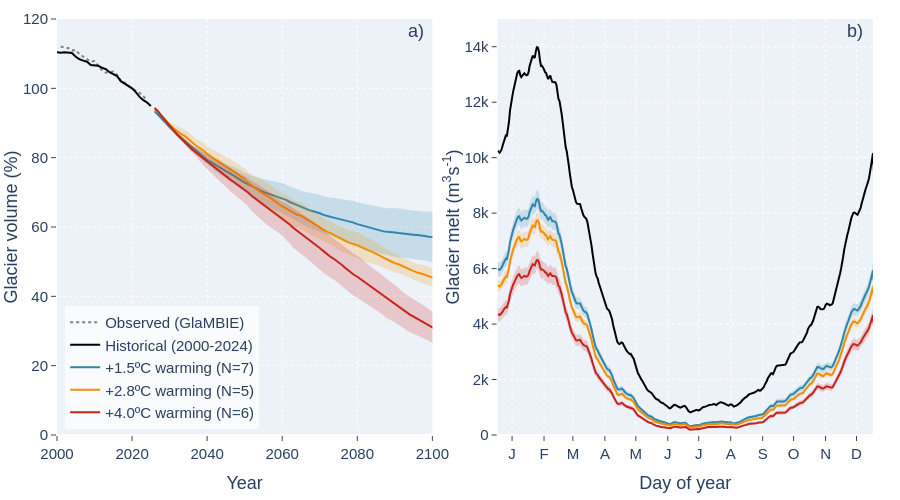

The cell this chart's notebook holds for it:
### Markdown cell above
## Plot

### Code cell
colors = ['#2E86AB',  '#F18F01', "#C7231D"]  # Blue, Yellow, Red

# Create subplots with 1 row and 2 columns
fig = make_subplots(rows=1, cols=2, horizontal_spacing=0.08)

# Plot observed data from glambie_data
fig.add_trace(go.Scatter(
    x=glambie_data.index,
    y=glambie_data['volume_norm'] * 100,
    mode='lines',
    name='Observed (GlaMBIE)',
    line=dict(color='grey', width=2, dash='dot')
), row=1, col=1)

# First subplot - Historical data
fig.add_trace(go.Scatter(
    x=hist_data.time, 
    y=hist_data.values * 100, 
    mode='lines',
    name='Historical (2000-2024)',
    line=dict(color='black', width=2)
), row=1, col=1)

fig.add_trace(go.Scatter(
    x=glacier_hist_data.dayofyear, 
    y=glacier_hist_data.values, 
    mode='lines',
    showlegend=False,
    line=dict(color='black', width=2)
), row=1, col=2)

# Plot future scenarios with confidence intervals for both subplots
for i, warming_level in enumerate(warming_levels):
    # First subplot data
    mean_data_vol = future_data_mean.sel(warming_level=warming_level)
    std_data_vol = future_data_sd.sel(warming_level=warming_level)
    
    # Second subplot data
    mean_data_melt = whatif_data_mean.sel(warming_level=warming_level)
    std_data_melt = whatif_data_sd.sel(warming_level=warming_level)
    
    # Convert hex to rgba for fillcolor
    hex_color = colors[i].lstrip('#')
    rgb = tuple(int(hex_color[j:j+2], 16) for j in (0, 2, 4))
    rgba_color = f'rgba({rgb[0]}, {rgb[1]}, {rgb[2]}, 0.2)'
    
    # First subplot - Volume confidence interval
    upper_vol = (mean_data_vol + std_data_vol) * 100
    lower_vol = (mean_data_vol - std_data_vol) * 100
    
    fig.add_trace(go.Scatter(
        x=list(mean_data_vol.time) + list(mean_data_vol.time)[::-1],
        y=list(upper_vol.values) + list(lower_vol.values)[::-1],
        fill='toself',
        fillcolor=rgba_color,
        line=dict(color='rgba(255,255,255,0)'),
        showlegend=False,
        hoverinfo="skip",
        name=f'+{warming_level} warming (±1σ)'
    ), row=1, col=1)
    
    # First subplot - Volume mean line
    fig.add_trace(go.Scatter(
        x=mean_data_vol.time, 
        y=mean_data_vol.values * 100,  # Convert to percentage
        mode='lines',
        name=f'+{warming_level} warming (N={ensemble_sizes[i]})',
        line=dict(color=colors[i], width=2)
    ), row=1, col=1)
    
    # Second subplot - Melt confidence interval
    upper_melt = mean_data_melt + std_data_melt
    lower_melt = mean_data_melt - std_data_melt
    
    fig.add_trace(go.Scatter(
        x=list(mean_data_melt.dayofyear) + list(mean_data_melt.dayofyear)[::-1],
        y=list(upper_melt.values) + list(lower_melt.values)[::-1],
        fill='toself',
        fillcolor=rgba_color,
        line=dict(color='rgba(255,255,255,0)'),
        showlegend=False,
        hoverinfo="skip",
        name=f'+{warming_level} warming (±1σ)'
    ), row=1, col=2)
    
    # Second subplot - Melt mean line
    fig.add_trace(go.Scatter(
        x=mean_data_melt.dayofyear, 
        y=mean_data_melt.values,
        mode='lines',
        name=f'+{warming_level} warming (N={ensemble_sizes[i]})',
        line=dict(color=colors[i], width=2),
        showlegend=False
    ), row=1, col=2)


# Update x and y axes
fig.update_xaxes(title_text='Year', griddash="dot", range=[2000, 2100], ticks="outside", row=1, col=1)
fig.update_xaxes(
    title_text='Day of year',
    griddash="dot",
    ticks="outside",
    tickvals=[15,46,74,105,135,166,196,227,258,288,319,349],
    ticktext=["J", "F", "M", "A", "M", "J", "J", "A", "S", "O", "N", "D"],
    range=[1, 365],
    row=1, col=2
)

fig.update_yaxes(title_text='Glacier volume (%)', title_standoff=0, range=[0, 120], griddash="dot", ticks="outside", row=1, col=1)
fig.update_yaxes(title_text='Glacier melt (m<sup>3</sup>s<sup>-1</sup>)', title_standoff=0, range = [0, 15000], griddash="dot", ticks="outside", row=1, col=2)

# Add subplot annotations
fig.add_annotation(text="a)", xref="paper", yref="paper", x=0.44, y=1, showarrow=False, font=dict(size=18))
fig.add_annotation(text="b)", xref="paper", yref="paper", x=0.99, y=1, showarrow=False, font=dict(size=18))

# Update layout
fig.update_layout(
    width=900,
    height=500, font_family="Arial",
    font=dict(size=15),
    plot_bgcolor="rgba(229,236,246,0.7)",
    margin=dict(l=10, r=10, b=10, t=10),
    legend=dict(yanchor="top", y=0.31, x=0.01, bgcolor="rgba(255,255,255,0.7)"))

fig.write_image("figures/fig_glacier_evolution.svg", width=900, height=500)
fig.show()

### Figure 1 — Plotly figure (JSON) as saved in the notebook; plotly's stock layout.template omitted (floating-point values rounded to 4 significant figures; data arrays with more than 128 entries replaced by an {"elided": "..."} marker saying what was removed)
{"data": [{"line": {"color": "grey", "dash": "dot", "width": 2}, "mode": "lines", "name": "Observed (GlaMBIE)", "type": "scatter", "x": [2001.0, 2002.0, 2003.0, 2004.0, 2005.0, 2006.0, 2007.0, 2008.0, 2009.0, 2010.0, 2011.0, 2012.0, 2013.0, 2014.0, 2015.0, 2016.0, 2017.0, 2018.0, 2019.0, 2020.0, 2021.0, 2022.0, 2023.0, 2024.0], "xaxis": "x", "y": [112.1, 111.7, 111.6, 111.0, 111.0, 109.8, 109.2, 108.3, 107.7, 107.9, 106.7, 105.2, 104.5, 104.7, 104.8, 103.9, 102.3, 101.7, 100.7, 100.0, 99.31, 98.71, 97.69, 96.46], "yaxis": "y"}, {"line": {"color": "black", "width": 2}, "mode": "lines", "name": "Historical (2000-2024)", "type": "scatter", "x": [2000.0, 2001.0, 2002.0, 2003.0, 2004.0, 2005.0, 2006.0, 2007.0, 2008.0, 2009.0, 2010.0, 2011.0, 2012.0, 2013.0, 2014.0, 2015.0, 2016.0, 2017.0, 2018.0, 2019.0, 2020.0, 2021.0, 2022.0, 2023.0, 2024.0, 2025.0], "xaxis": "x", "y": [110.4, 110.3, 110.4, 110.3, 110.2, 109.1, 108.4, 108.0, 107.7, 106.7, 106.7, 106.5, 105.9, 105.6, 104.6, 104.2, 103.5, 102.1, 101.4, 100.7, 100.0, 98.91, 97.53, 96.58, 95.93, 94.89], "yaxis": "y"}, {"line": {"color": "black", "width": 2}, "mode": "lines", "showlegend": false, "type": "scatter", "x": {"elided": "366 int values"}, "xaxis": "x2", "y": {"elided": "366 float values"}, "yaxis": "y2"}, {"fill": "toself", "fillcolor": "rgba(46, 134, 171, 0.2)", "hoverinfo": "skip", "line": {"color": "rgba(255,255,255,0)"}, "name": "+1.5ºC warming (±1σ)", "showlegend": false, "type": "scatter", "x": {"elided": "152 int values"}, "xaxis": "x", "y": {"elided": "152 float values"}, "yaxis": "y"}, {"line": {"color": "#2E86AB", "width": 2}, "mode": "lines", "name": "+1.5ºC warming (N=7)", "type": "scatter", "x": [2026.0, 2027.0, 2028.0, 2029.0, 2030.0, 2031.0, 2032.0, 2033.0, 2034.0, 2035.0, 2036.0, 2037.0, 2038.0, 2039.0, 2040.0, 2041.0, 2042.0, 2043.0, 2044.0, 2045.0, 2046.0, 2047.0, 2048.0, 2049.0, 2050.0, 2051.0, 2052.0, 2053.0, 2054.0, 2055.0, 2056.0, 2057.0, 2058.0, 2059.0, 2060.0, 2061.0, 2062.0, 2063.0, 2064.0, 2065.0, 2066.0, 2067.0, 2068.0, 2069.0, 2070.0, 2071.0, 2072.0, 2073.0, 2074.0, 2075.0, 2076.0, 2077.0, 2078.0, 2079.0, 2080.0, 2081.0, 2082.0, 2083.0, 2084.0, 2085.0, 2086.0, 2087.0, 2088.0, 2089.0, 2090.0, 2091.0, 2092.0, 2093.0, 2094.0, 2095.0, 2096.0, 2097.0, 2098.0, 2099.0, 2100.0, 2101.0], "xaxis": "x", "y": [93.38, 92.34, 91.05, 90.03, 88.84, 87.71, 86.72, 85.78, 84.86, 83.89, 82.79, 82.02, 81.18, 80.25, 79.38, 78.76, 78.16, 77.52, 76.8, 76.15, 75.53, 74.81, 74.23, 73.57, 72.8, 72.3, 71.67, 71.13, 70.61, 70.15, 69.75, 69.39, 69.03, 68.59, 68.31, 67.82, 67.21, 66.75, 66.14, 65.71, 65.34, 64.93, 64.63, 64.35, 63.96, 63.48, 63.11, 62.87, 62.63, 62.35, 62.05, 61.92, 61.66, 61.26, 60.82, 60.52, 60.18, 59.9, 59.57, 59.3, 59.11, 58.74, 58.61, 58.59, 58.42, 58.26, 58.2, 58.01, 57.93, 57.79, 57.67, 57.43, 57.39, 57.21, 57.11, 57.04], "yaxis": "y"}, {"fill": "toself", "fillcolor": "rgba(46, 134, 171, 0.2)", "hoverinfo": "skip", "line": {"color": "rgba(255,255,255,0)"}, "name": "+1.5ºC warming (±1σ)", "showlegend": false, "type": "scatter", "x": {"elided": "732 int values"}, "xaxis": "x2", "y": {"elided": "732 float values"}, "yaxis": "y2"}, {"line": {"color": "#2E86AB", "width": 2}, "mode": "lines", "name": "+1.5ºC warming (N=7)", "showlegend": false, "type": "scatter", "x": {"elided": "366 int values"}, "xaxis": "x2", "y": {"elided": "366 float values"}, "yaxis": "y2"}, {"fill": "toself", "fillcolor": "rgba(241, 143, 1, 0.2)", "hoverinfo": "skip", "line": {"color": "rgba(255,255,255,0)"}, "name": "+2.8ºC warming (±1σ)", "showlegend": false, "type": "scatter", "x": {"elided": "152 int values"}, "xaxis": "x", "y": {"elided": "152 float values"}, "yaxis": "y"}, {"line": {"color": "#F18F01", "width": 2}, "mode": "lines", "name": "+2.8ºC warming (N=5)", "type": "scatter", "x": [2026.0, 2027.0, 2028.0, 2029.0, 2030.0, 2031.0, 2032.0, 2033.0, 2034.0, 2035.0, 2036.0, 2037.0, 2038.0, 2039.0, 2040.0, 2041.0, 2042.0, 2043.0, 2044.0, 2045.0, 2046.0, 2047.0, 2048.0, 2049.0, 2050.0, 2051.0, 2052.0, 2053.0, 2054.0, 2055.0, 2056.0, 2057.0, 2058.0, 2059.0, 2060.0, 2061.0, 2062.0, 2063.0, 2064.0, 2065.0, 2066.0, 2067.0, 2068.0, 2069.0, 2070.0, 2071.0, 2072.0, 2073.0, 2074.0, 2075.0, 2076.0, 2077.0, 2078.0, 2079.0, 2080.0, 2081.0, 2082.0, 2083.0, 2084.0, 2085.0, 2086.0, 2087.0, 2088.0, 2089.0, 2090.0, 2091.0, 2092.0, 2093.0, 2094.0, 2095.0, 2096.0, 2097.0, 2098.0, 2099.0, 2100.0, 2101.0], "xaxis": "x", "y": [93.78, 93.12, 91.97, 90.64, 89.52, 88.47, 87.64, 86.87, 86.29, 85.33, 84.41, 83.52, 82.79, 82.09, 81.1, 80.19, 79.57, 78.86, 78.17, 77.51, 76.95, 76.27, 75.34, 74.53, 73.8, 72.68, 71.84, 71.09, 70.3, 69.65, 69.05, 68.32, 67.47, 66.61, 65.92, 65.39, 64.7, 64.03, 63.53, 63.24, 62.57, 61.82, 61.13, 60.54, 59.86, 59.23, 58.6, 58.18, 57.55, 56.91, 56.41, 55.89, 55.41, 55.11, 54.73, 54.23, 53.67, 53.27, 52.81, 52.35, 51.75, 51.18, 50.6, 50.15, 49.55, 49.26, 48.72, 48.25, 47.77, 47.26, 46.85, 46.61, 46.22, 45.8, 45.47, 45.19], "yaxis": "y"}, {"fill": "toself", "fillcolor": "rgba(241, 143, 1, 0.2)", "hoverinfo": "skip", "line": {"color": "rgba(255,255,255,0)"}, "name": "+2.8ºC warming (±1σ)", "showlegend": false, "type": "scatter", "x": {"elided": "732 int values"}, "xaxis": "x2", "y": {"elided": "732 float values"}, "yaxis": "y2"}, {"line": {"color": "#F18F01", "width": 2}, "mode": "lines", "name": "+2.8ºC warming (N=5)", "showlegend": false, "type": "scatter", "x": {"elided": "366 int values"}, "xaxis": "x2", "y": {"elided": "366 float values"}, "yaxis": "y2"}, {"fill": "toself", "fillcolor": "rgba(199, 35, 29, 0.2)", "hoverinfo": "skip", "line": {"color": "rgba(255,255,255,0)"}, "name": "+4.0ºC warming (±1σ)", "showlegend": false, "type": "scatter", "x": {"elided": "152 int values"}, "xaxis": "x", "y": {"elided": "152 float values"}, "yaxis": "y"}, {"line": {"color": "#C7231D", "width": 2}, "mode": "lines", "name": "+4.0ºC warming (N=6)", "type": "scatter", "x": [2026.0, 2027.0, 2028.0, 2029.0, 2030.0, 2031.0, 2032.0, 2033.0, 2034.0, 2035.0, 2036.0, 2037.0, 2038.0, 2039.0, 2040.0, 2041.0, 2042.0, 2043.0, 2044.0, 2045.0, 2046.0, 2047.0, 2048.0, 2049.0, 2050.0, 2051.0, 2052.0, 2053.0, 2054.0, 2055.0, 2056.0, 2057.0, 2058.0, 2059.0, 2060.0, 2061.0, 2062.0, 2063.0, 2064.0, 2065.0, 2066.0, 2067.0, 2068.0, 2069.0, 2070.0, 2071.0, 2072.0, 2073.0, 2074.0, 2075.0, 2076.0, 2077.0, 2078.0, 2079.0, 2080.0, 2081.0, 2082.0, 2083.0, 2084.0, 2085.0, 2086.0, 2087.0, 2088.0, 2089.0, 2090.0, 2091.0, 2092.0, 2093.0, 2094.0, 2095.0, 2096.0, 2097.0, 2098.0, 2099.0, 2100.0, 2101.0], "xaxis": "x", "y": [94.35, 93.24, 91.81, 90.46, 89.07, 87.96, 86.68, 85.59, 84.49, 83.46, 82.38, 81.49, 80.63, 79.62, 78.78, 77.91, 77.06, 76.38, 75.55, 74.7, 73.82, 73.06, 72.25, 71.52, 70.85, 69.88, 68.84, 68.04, 67.24, 66.35, 65.58, 64.84, 63.87, 63.18, 62.4, 61.69, 60.71, 59.69, 58.87, 58.06, 57.37, 56.64, 55.75, 54.83, 53.95, 53.04, 52.04, 51.29, 50.62, 49.86, 48.94, 48.04, 47.1, 46.3, 45.65, 44.87, 44.08, 43.17, 42.42, 41.71, 41.02, 40.16, 39.26, 38.61, 37.94, 37.11, 36.2, 35.49, 34.72, 34.15, 33.57, 33.0, 32.43, 31.77, 31.05, 30.41], "yaxis": "y"}, {"fill": "toself", "fillcolor": "rgba(199, 35, 29, 0.2)", "hoverinfo": "skip", "line": {"color": "rgba(255,255,255,0)"}, "name": "+4.0ºC warming (±1σ)", "showlegend": false, "type": "scatter", "x": {"elided": "732 int values"}, "xaxis": "x2", "y": {"elided": "732 float values"}, "yaxis": "y2"}, {"line": {"color": "#C7231D", "width": 2}, "mode": "lines", "name": "+4.0ºC warming (N=6)", "showlegend": false, "type": "scatter", "x": {"elided": "366 int values"}, "xaxis": "x2", "y": {"elided": "366 float values"}, "yaxis": "y2"}], "layout": {"annotations": [{"font": {"size": 18}, "showarrow": false, "text": "a)", "x": 0.44, "xref": "paper", "y": 1, "yref": "paper"}, {"font": {"size": 18}, "showarrow": false, "text": "b)", "x": 0.99, "xref": "paper", "y": 1, "yref": "paper"}], "font": {"family": "Arial", "size": 15}, "height": 500, "legend": {"bgcolor": "rgba(255,255,255,0.7)", "x": 0.01, "y": 0.31, "yanchor": "top"}, "margin": {"b": 10, "l": 10, "r": 10, "t": 10}, "plot_bgcolor": "rgba(229,236,246,0.7)", "width": 900, "xaxis": {"anchor": "y", "domain": [0, 0.46], "griddash": "dot", "range": [2000, 2100], "ticks": "outside", "title": {"text": "Year"}}, "xaxis2": {"anchor": "y2", "domain": [0.54, 1], "griddash": "dot", "range": [1, 365], "ticks": "outside", "ticktext": ["J", "F", "M", "A", "M", "J", "J", "A", "S", "O", "N", "D"], "tickvals": [15, 46, 74, 105, 135, 166, 196, 227, 258, 288, 319, 349], "title": {"text": "Day of year"}}, "yaxis": {"anchor": "x", "domain": [0, 1], "griddash": "dot", "range": [0, 120], "ticks": "outside", "title": {"standoff": 0, "text": "Glacier volume (%)"}}, "yaxis2": {"anchor": "x2", "domain": [0, 1], "griddash": "dot", "range": [0, 15000], "ticks": "outside", "title": {"standoff": 0, "text": "Glacier melt (m<sup>3</sup>s<sup>-1</sup>)"}}}}
